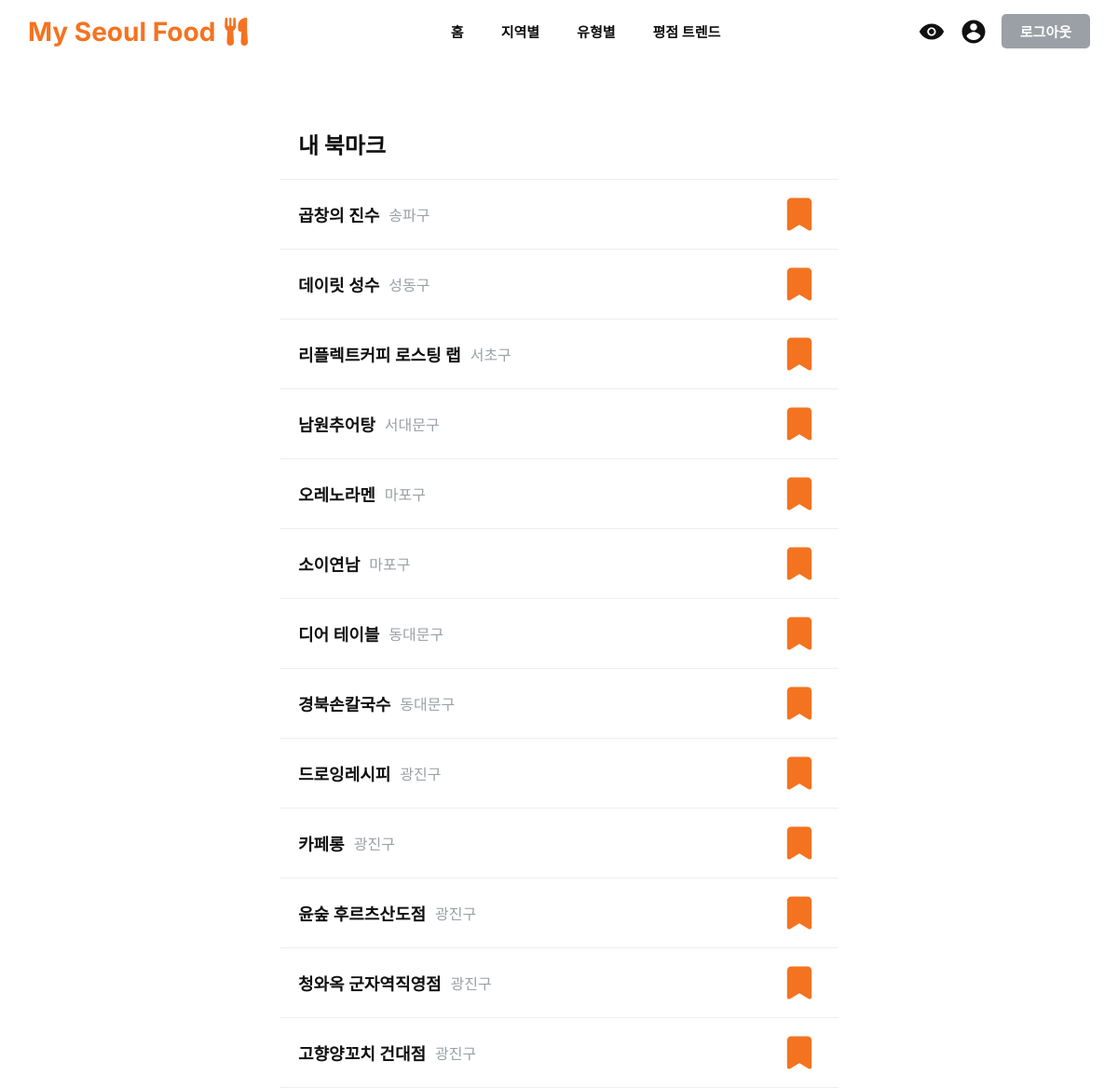
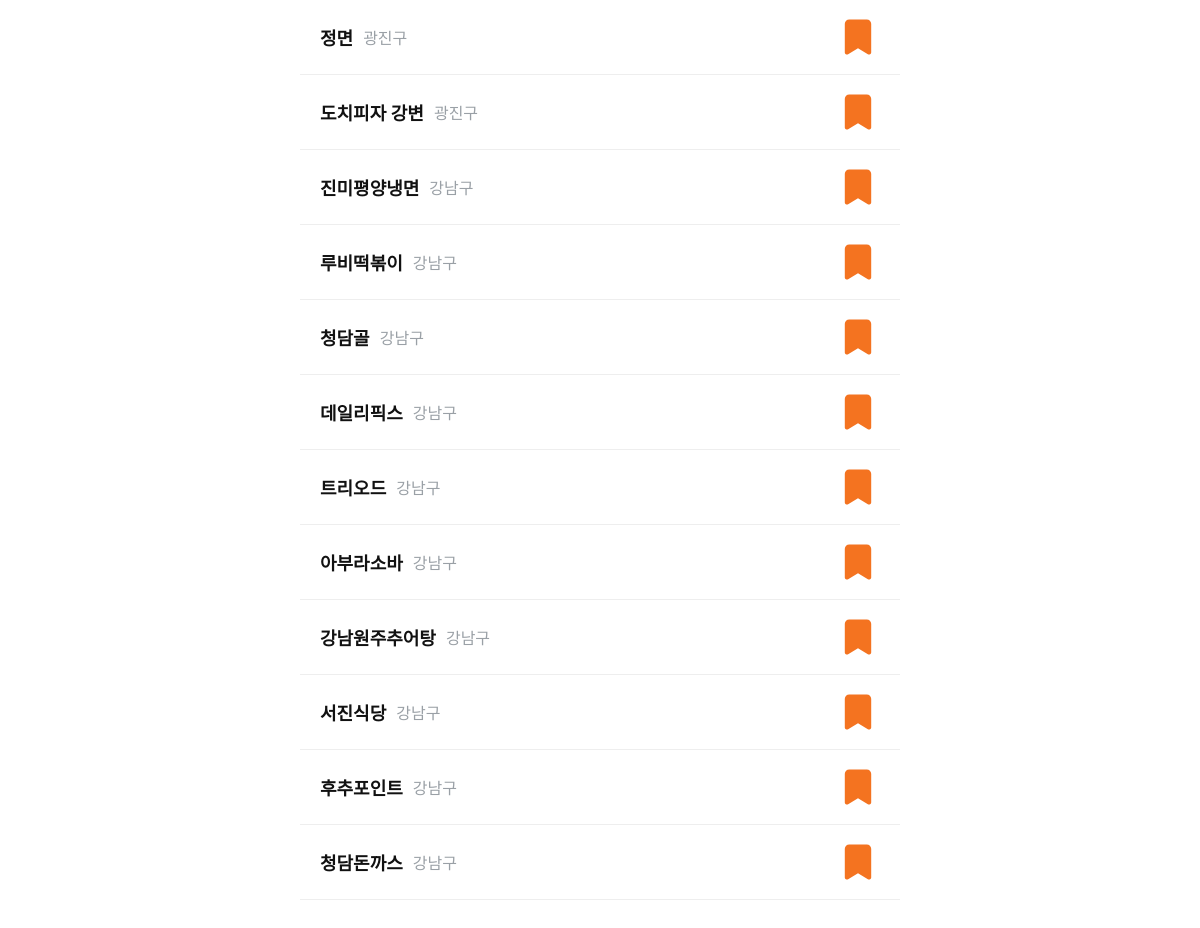
/pages/bookmark_list.php (signed in), run on the app's committed database (2 pictures, top to bottom).
### tables this page shows
CREATE TABLE `Restaurant` (
    `restaurant_id` BIGINT NOT NULL AUTO_INCREMENT,
    `name` VARCHAR(255) NOT NULL,
    `description` TEXT NOT NULL,
    `region_id` BIGINT NOT NULL,
    `category_id` BIGINT NOT NULL,
    `open_time` TIME NOT NULL,
    `close_time` TIME NOT NULL,
    `created_at` TIMESTAMP DEFAULT CURRENT_TIMESTAMP,
    `updated_at` TIMESTAMP DEFAULT CURRENT_TIMESTAMP ON UPDATE CURRENT_TIMESTAMP,
    PRIMARY KEY (`restaurant_id`),
    CONSTRAINT `FK_Restaurant_Region` FOREIGN KEY (`region_id`) REFERENCES `Region`(`region_id`),
    CONSTRAINT `FK_Restaurant_Category` FOREIGN KEY (`category_id`) REFERENCES `Category`(`category_id`)
);

CREATE TABLE `Region` (
    `region_id` BIGINT NOT NULL AUTO_INCREMENT,
    `region_name` VARCHAR(255) NOT NULL,
    PRIMARY KEY (`region_id`)
);

### pages/bookmark_list.php (the view, shortened to what this page needs)
<?php
include_once '../config.php';
$user_id = $_SESSION['user_id'] ?? false;
$sql = "
SELECT r.restaurant_id, r.name, reg.region_name
FROM Bookmark b
JOIN Restaurant r ON b.restaurant_id = r.restaurant_id
JOIN Region reg ON r.region_id = reg.region_id
WHERE b.user_id = ?
ORDER BY b.bookmark_id DESC
";
$stmt = $conn->prepare($sql);
$stmt->bind_param("i", $user_id);
$stmt->execute();
$result = $stmt->get_result();
$bookmarked_restaurants = $result->fetch_all(MYSQLI_ASSOC);
?>
<!doctype html>
<html lang="ko">
<head>
<link rel="stylesheet" href="../css/bookmark.css">
</head>
<body>
<?php include '../components/header.php'; ?>
<main class="wrap">
  <h1>내 북마크</h1>
  <?php if (empty($bookmarked_restaurants)): ?>
    <div style="padding:20px; text-align:center; color:var(--muted);">
      북마크한 식당이 없습니다.
    </div>
  <?php else: ?>
    <?php foreach ($bookmarked_restaurants as $restaurant):
      $restaurant_id = $restaurant['restaurant_id'];
      $is_bookmarked = true;
    ?>
      <div class="restaurant-item">
        <div class="restaurant-info">
          <a href="view_restaurant.php?restaurant_id=<?php echo $restaurant_id; ?>" class="restaurant-name">
            <?php echo htmlspecialchars($restaurant['name']); ?>
          </a>
          <span class="restaurant-region">
            <?php echo htmlspecialchars($restaurant['region_name']); ?>
          </span>
        </div>
        <?php include '../components/bookmark_button.php'; ?>
      </div>
    <?php endforeach; ?>
  <?php endif; ?>
</main>
</body>
</html>

### components/bookmark_button.php (shortened to what this page needs)
<?php
$handler_path = '../handlers/handle_bookmark.php';
?>
<div class="bookmark">
  <button class="bookmark-btn"
      onclick="location.href='<?php echo $handler_path; ?>?action=<?php echo $is_bookmarked ? 'remove' : 'add'; ?>&id=<?php echo $restaurant_id; ?>'">
    <svg class="bookmark-svg" xmlns="http://www.w3.org/2000/svg" viewBox="0 0 640 640">
      <path
        d="M192 64C156.7 64 128 92.7 128 128L128 544C128 555.5 134.2 566.2 144.2 571.8C154.2 577.4 166.5 577.3 176.4 571.4L320 485.3L463.5 571.4C473.4 577.3 485.7 577.5 495.7 571.8C505.7 566.1 512 555.5 512 544L512 128C512 92.7 483.3 64 448 64L192 64z"
        fill="<?php echo $is_bookmarked ? 'var(--accent)' : 'var(--muted)'; ?>"
      />
    </svg>
  </button>
</div>

### css/bookmark.css (style rules this page uses)
.bookmark { width:44px;height:44px;display:flex;align-items:center;justify-content:center; }
.bookmark-btn { background: none; border: none; padding: 0; cursor: pointer; width: 100%; height: 100%; display: flex; align-items: center; justify-content: center; transition: opacity 0.2s; }
.bookmark-svg { width: 44px; height: 44px; }

### pages/bookmark_list.php (style rules this page uses)
:root { --accent:#F47320;--muted:#9aa0a6;font-family:"Inter", system-ui, -apple-system, "Segoe UI", Roboto, "Helvetica Neue", Arial; }
body { margin:0;background:#fff;color:#111; }
.wrap { max-width:600px;margin:50px auto;background:#fff; }
h1 { font-size:24px;padding:20px;border-bottom:1px solid #eee;margin:0; }
.restaurant-item { display:flex; align-items:center; justify-content:space-between; padding:15px 20px; border-bottom:1px solid #eee; background:#fff; }
.restaurant-info { flex-grow: 1; display: flex; align-items: center; gap: 10px; }
.restaurant-name { font-size:18px; font-weight:600; color:#111; text-decoration:none; }
.restaurant-region { font-size:16px; color:var(--muted); }

### data on the page
restaurant: name "곱창의 진수", region.region_name "송파구"
restaurant: name "데이릿 성수", region.region_name "성동구"
restaurant: name "리플렉트커피 로스팅 랩", region.region_name "서초구"
restaurant: name "남원추어탕", region.region_name "서대문구"
restaurant: name "오레노라멘", region.region_name "마포구"
restaurant: name "소이연남", region.region_name "마포구"
restaurant: name "디어 테이블", region.region_name "동대문구"
restaurant: name "경북손칼국수", region.region_name "동대문구"
restaurant: name "드로잉레시피", region.region_name "광진구"
restaurant: name "카페롱", region.region_name "광진구"
restaurant: name "윤숲 후르츠산도점", region.region_name "광진구"
restaurant: name "청와옥 군자역직영점", region.region_name "광진구"
restaurant: name "고향양꼬치 건대점", region.region_name "광진구"
restaurant: name "정면", region.region_name "광진구"
restaurant: name "도치피자 강변", region.region_name "광진구"
restaurant: name "진미평양냉면", region.region_name "강남구"
restaurant: name "루비떡볶이", region.region_name "강남구"
restaurant: name "청담골", region.region_name "강남구"
restaurant: name "데일리픽스", region.region_name "강남구"
restaurant: name "트리오드", region.region_name "강남구"
restaurant: name "아부라소바", region.region_name "강남구"
restaurant: name "강남원주추어탕", region.region_name "강남구"
restaurant: name "서진식당", region.region_name "강남구"
restaurant: name "후추포인트", region.region_name "강남구"
restaurant: name "청담돈까스", region.region_name "강남구"
